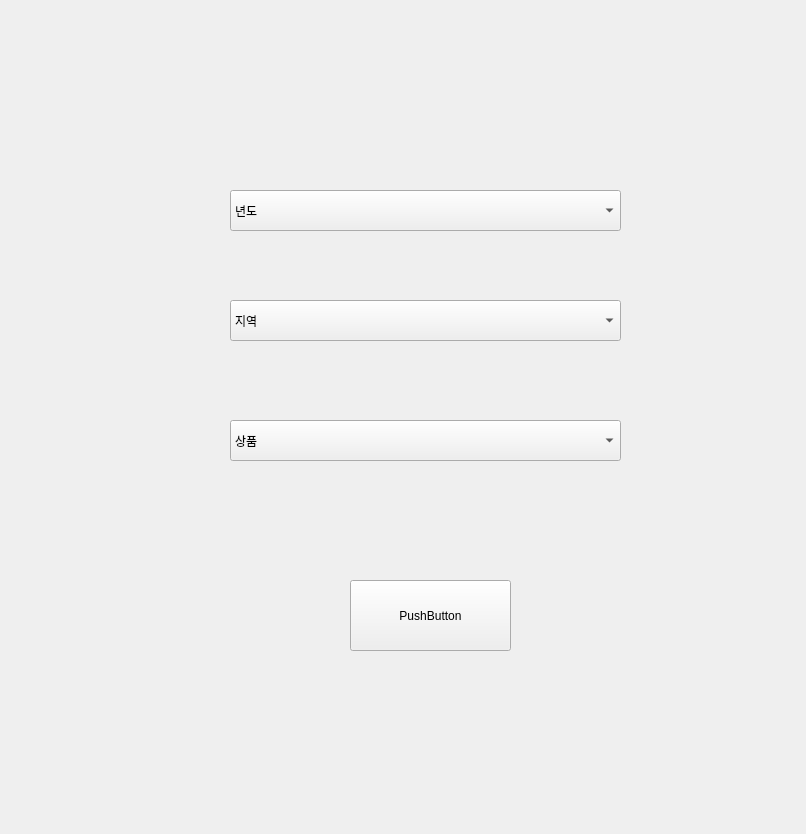
<?xml version="1.0" encoding="UTF-8"?>
<ui version="4.0">
 <class>Form</class>
 <widget class="QWidget" name="Form">
  <property name="geometry">
   <rect>
    <x>0</x>
    <y>0</y>
    <width>806</width>
    <height>834</height>
   </rect>
  </property>
  <property name="windowTitle">
   <string>Form</string>
  </property>
  <widget class="QStackedWidget" name="mainbtn">
   <property name="geometry">
    <rect>
     <x>40</x>
     <y>10</y>
     <width>761</width>
     <height>741</height>
    </rect>
   </property>
   <property name="currentIndex">
    <number>0</number>
   </property>
   <widget class="QWidget" name="page">
    <widget class="QComboBox" name="yearcombo">
     <property name="geometry">
      <rect>
       <x>190</x>
       <y>180</y>
       <width>391</width>
       <height>41</height>
      </rect>
     </property>
     <item>
      <property name="text">
       <string>년도</string>
      </property>
     </item>
     <item>
      <property name="text">
       <string>2013</string>
      </property>
     </item>
     <item>
      <property name="text">
       <string>2014</string>
      </property>
     </item>
     <item>
      <property name="text">
       <string>2022</string>
      </property>
     </item>
    </widget>
    <widget class="QComboBox" name="localcombo">
     <property name="geometry">
      <rect>
       <x>190</x>
       <y>290</y>
       <width>391</width>
       <height>41</height>
      </rect>
     </property>
     <item>
      <property name="text">
       <string>지역</string>
      </property>
     </item>
     <item>
      <property name="text">
       <string>부산</string>
      </property>
     </item>
     <item>
      <property name="text">
       <string>충북</string>
      </property>
     </item>
     <item>
      <property name="text">
       <string>대구</string>
      </property>
     </item>
     <item>
      <property name="text">
       <string>대전</string>
      </property>
     </item>
     <item>
      <property name="text">
       <string>강원</string>
      </property>
     </item>
     <item>
      <property name="text">
       <string>광주</string>
      </property>
     </item>
     <item>
      <property name="text">
       <string>경기</string>
      </property>
     </item>
     <item>
      <property name="text">
       <string>제주</string>
      </property>
     </item>
     <item>
      <property name="text">
       <string>전주</string>
      </property>
     </item>
     <item>
      <property name="text">
       <string>서울</string>
      </property>
     </item>
     <item>
      <property name="text">
       <string>세종</string>
      </property>
     </item>
    </widget>
    <widget class="QComboBox" name="itemcombo">
     <property name="geometry">
      <rect>
       <x>190</x>
       <y>410</y>
       <width>391</width>
       <height>41</height>
      </rect>
     </property>
     <item>
      <property name="text">
       <string>상품</string>
      </property>
     </item>
     <item>
      <property name="text">
       <string>방울토마토</string>
      </property>
     </item>
     <item>
      <property name="text">
       <string>미나리</string>
      </property>
     </item>
     <item>
      <property name="text">
       <string>찹쌀</string>
      </property>
     </item>
     <item>
      <property name="text">
       <string>콩</string>
      </property>
     </item>
     <item>
      <property name="text">
       <string>팥(적두)</string>
      </property>
     </item>
     <item>
      <property name="text">
       <string>고구마</string>
      </property>
     </item>
     <item>
      <property name="text">
       <string>감자</string>
      </property>
     </item>
     <item>
      <property name="text">
       <string>시금치</string>
      </property>
     </item>
     <item>
      <property name="text">
       <string>토마토</string>
      </property>
     </item>
     <item>
      <property name="text">
       <string>당근</string>
      </property>
     </item>
     <item>
      <property name="text">
       <string>마늘</string>
      </property>
     </item>
     <item>
      <property name="text">
       <string>양파</string>
      </property>
     </item>
     <item>
      <property name="text">
       <string>파</string>
      </property>
     </item>
     <item>
      <property name="text">
       <string>생각</string>
      </property>
     </item>
     <item>
      <property name="text">
       <string>건미역</string>
      </property>
     </item>
     <item>
      <property name="text">
       <string>굴</string>
      </property>
     </item>
    </widget>
    <widget class="QPushButton" name="checkbtn">
     <property name="geometry">
      <rect>
       <x>310</x>
       <y>570</y>
       <width>161</width>
       <height>71</height>
      </rect>
     </property>
     <property name="text">
      <string>PushButton</string>
     </property>
    </widget>
   </widget>
   <widget class="QWidget" name="page_3">
    <widget class="QFrame" name="frame2">
     <property name="geometry">
      <rect>
       <x>30</x>
       <y>10</y>
       <width>681</width>
       <height>721</height>
      </rect>
     </property>
     <property name="styleSheet">
      <string notr="true">/* QFrame의 배경 스타일 */
QFrame {
    background-color: #ffffff; /* 배경 색상 */
    border: 1px solid #cccccc; /* 테두리 스타일 및 색상 */
    border-radius: 4px; /* 테두리 모서리 둥글게 설정 */
    padding: 5px; /* 내부 여백 설정 */
}
</string>
     </property>
     <property name="frameShape">
      <enum>QFrame::StyledPanel</enum>
     </property>
     <property name="frameShadow">
      <enum>QFrame::Raised</enum>
     </property>
     <widget class="QLabel" name="label_3">
      <property name="geometry">
       <rect>
        <x>310</x>
        <y>540</y>
        <width>51</width>
        <height>31</height>
       </rect>
      </property>
      <property name="styleSheet">
       <string notr="true">/* QLabel의 일반 상태 스타일 */
QLabel {
    color: #333333; /* 텍스트 색상 */
    background-color: transparent; /* 배경색상 투명 */
    font-size: 16px; /* 글꼴 크기 */
    font-weight: bold; /* 글꼴 두껍게 설정 */
}

/* QLabel의 마우스 호버 상태 스타일 */
QLabel:hover {
    color: #555555; /* 호버 상태에서의 텍스트 색상 */
}

/* QLabel의 클릭 상태 스타일 */
QLabel:pressed {
    color: #777777; /* 클릭 상태에서의 텍스트 색상 */
}
</string>
      </property>
      <property name="text">
       <string>최소</string>
      </property>
     </widget>
     <widget class="QLabel" name="label_4">
      <property name="geometry">
       <rect>
        <x>310</x>
        <y>620</y>
        <width>51</width>
        <height>31</height>
       </rect>
      </property>
      <property name="styleSheet">
       <string notr="true">/* QLabel의 일반 상태 스타일 */
QLabel {
    color: #333333; /* 텍스트 색상 */
    background-color: transparent; /* 배경색상 투명 */
    font-size: 16px; /* 글꼴 크기 */
    font-weight: bold; /* 글꼴 두껍게 설정 */
}

/* QLabel의 마우스 호버 상태 스타일 */
QLabel:hover {
    color: #555555; /* 호버 상태에서의 텍스트 색상 */
}

/* QLabel의 클릭 상태 스타일 */
QLabel:pressed {
    color: #777777; /* 클릭 상태에서의 텍스트 색상 */
}
</string>
      </property>
      <property name="text">
       <string>평균</string>
      </property>
     </widget>
     <widget class="QLabel" name="max_label">
      <property name="geometry">
       <rect>
        <x>380</x>
        <y>580</y>
        <width>100</width>
        <height>31</height>
       </rect>
      </property>
      <property name="text">
       <string/>
      </property>
      <property name="alignment">
       <set>Qt::AlignRight|Qt::AlignTrailing|Qt::AlignVCenter</set>
      </property>
     </widget>
     <widget class="QLabel" name="label">
      <property name="geometry">
       <rect>
        <x>50</x>
        <y>550</y>
        <width>141</width>
        <height>41</height>
       </rect>
      </property>
      <property name="styleSheet">
       <string notr="true">/* QLabel의 일반 상태 스타일 */
QLabel {
    color: #333333; /* 텍스트 색상 */
    background-color: transparent; /* 배경색상 투명 */
    font-size: 16px; /* 글꼴 크기 */
    font-weight: bold; /* 글꼴 두껍게 설정 */
}

/* QLabel의 마우스 호버 상태 스타일 */
QLabel:hover {
    color: #555555; /* 호버 상태에서의 텍스트 색상 */
}

/* QLabel의 클릭 상태 스타일 */
QLabel:pressed {
    color: #777777; /* 클릭 상태에서의 텍스트 색상 */
}
</string>
      </property>
      <property name="text">
       <string>상품</string>
      </property>
     </widget>
     <widget class="QLabel" name="label_2">
      <property name="geometry">
       <rect>
        <x>310</x>
        <y>580</y>
        <width>51</width>
        <height>31</height>
       </rect>
      </property>
      <property name="styleSheet">
       <string notr="true">/* QLabel의 일반 상태 스타일 */
QLabel {
    color: #333333; /* 텍스트 색상 */
    background-color: transparent; /* 배경색상 투명 */
    font-size: 16px; /* 글꼴 크기 */
    font-weight: bold; /* 글꼴 두껍게 설정 */
}

/* QLabel의 마우스 호버 상태 스타일 */
QLabel:hover {
    color: #555555; /* 호버 상태에서의 텍스트 색상 */
}

/* QLabel의 클릭 상태 스타일 */
QLabel:pressed {
    color: #777777; /* 클릭 상태에서의 텍스트 색상 */
}
</string>
      </property>
      <property name="text">
       <string>최대</string>
      </property>
     </widget>
     <widget class="QLabel" name="min_label">
      <property name="geometry">
       <rect>
        <x>380</x>
        <y>540</y>
        <width>100</width>
        <height>31</height>
       </rect>
      </property>
      <property name="text">
       <string/>
      </property>
      <property name="alignment">
       <set>Qt::AlignRight|Qt::AlignTrailing|Qt::AlignVCenter</set>
      </property>
     </widget>
     <widget class="QWidget" name="verticalLayoutWidget">
      <property name="geometry">
       <rect>
        <x>90</x>
        <y>100</y>
        <width>491</width>
        <height>421</height>
       </rect>
      </property>
      <layout class="QVBoxLayout" name="graph_verticalLayout"/>
     </widget>
     <widget class="QLabel" name="average_label">
      <property name="geometry">
       <rect>
        <x>380</x>
        <y>620</y>
        <width>100</width>
        <height>31</height>
       </rect>
      </property>
      <property name="text">
       <string/>
      </property>
      <property name="alignment">
       <set>Qt::AlignRight|Qt::AlignTrailing|Qt::AlignVCenter</set>
      </property>
     </widget>
     <widget class="QPushButton" name="pushButton13">
      <property name="geometry">
       <rect>
        <x>470</x>
        <y>30</y>
        <width>111</width>
        <height>51</height>
       </rect>
      </property>
      <property name="styleSheet">
       <string notr="true">border: none;
    background-color: #3498db;
    color: #ffffff;
    padding: 10px 20px;
    font-size: 16px;
    border-radius: 5px;</string>
      </property>
      <property name="text">
       <string>뒤로가기</string>
      </property>
     </widget>
     <widget class="QLabel" name="label_5">
      <property name="geometry">
       <rect>
        <x>50</x>
        <y>600</y>
        <width>141</width>
        <height>41</height>
       </rect>
      </property>
      <property name="styleSheet">
       <string notr="true">/* QLabel의 일반 상태 스타일 */
QLabel {
    color: #333333; /* 텍스트 색상 */
    background-color: transparent; /* 배경색상 투명 */
    font-size: 16px; /* 글꼴 크기 */
    font-weight: bold; /* 글꼴 두껍게 설정 */
}

/* QLabel의 마우스 호버 상태 스타일 */
QLabel:hover {
    color: #555555; /* 호버 상태에서의 텍스트 색상 */
}

/* QLabel의 클릭 상태 스타일 */
QLabel:pressed {
    color: #777777; /* 클릭 상태에서의 텍스트 색상 */
}
</string>
      </property>
      <property name="text">
       <string/>
      </property>
     </widget>
    </widget>
   </widget>
   <widget class="QWidget" name="page_2">
    <widget class="QPushButton" name="pushButton">
     <property name="geometry">
      <rect>
       <x>30</x>
       <y>20</y>
       <width>711</width>
       <height>681</height>
      </rect>
     </property>
     <property name="text">
      <string>PushButton</string>
     </property>
    </widget>
   </widget>
  </widget>
 </widget>
 <resources/>
 <connections/>
</ui>
